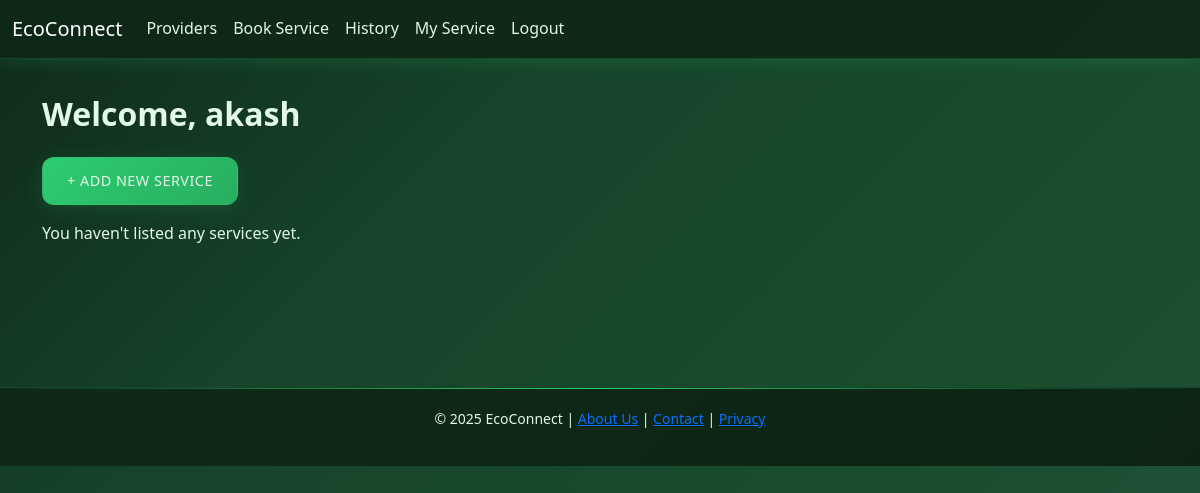
The page /provider-dashboard/ (signed in) on the database as committed earlier.
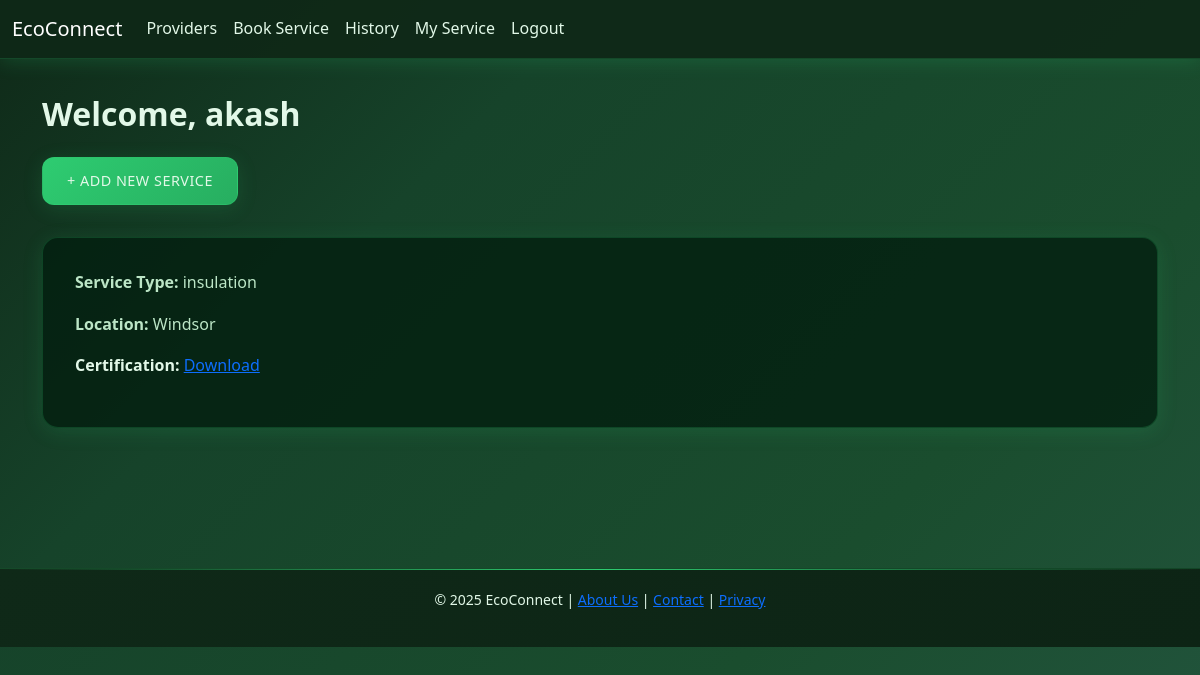
The same page on the database as committed later.
### services/models.py (models this page shows, shortened)
class ServiceProvider(models.Model):
    SERVICE_TYPES = [
        ('solar', 'Solar Installation'),
        ('insulation', 'Home Insulation'),
        ('compost', 'Compost Pickup'),
        ('rainwater', 'Rainwater Harvesting'),
    ]
    user = models.ForeignKey(User, on_delete=models.CASCADE)
    name = models.CharField(max_length=100)
    service_type = models.CharField(max_length=50, choices=SERVICE_TYPES)
    location = models.CharField(max_length=100)
    certification = models.FileField(upload_to='certifications/', null=True, blank=True)

### services/views.py (the view)
# urls.py: path('provider-dashboard/', views.provider_dashboard, name='provider_dashboard'),
@login_required
def provider_dashboard(request):
    providers = ServiceProvider.objects.filter(user=request.user)
    return render(request, 'services/provider_dashboard.html', {'providers': providers})

### services/templates/services/provider_dashboard.html
{% extends 'services/base.html' %}
{% block content %}
<h2>Welcome, {{ user.username }}</h2>
<a href="{% url 'create_provider' %}" class="btn btn-success mb-3">+ Add New Service</a>
{% if providers %}
  {% for provider in providers %}
    <div class="card mt-3">
      <div class="card-body">
        <p class="card-text"><strong>Service Type:</strong> {{ provider.service_type }}</p>
        <p class="card-text"><strong>Location:</strong> {{ provider.location }}</p>
        {% if provider.certification %}
          <p><strong>Certification:</strong> <a href="{{ provider.certification.url }}">Download</a></p>
        {% else %}
          <p><em>No certification uploaded.</em></p>
        {% endif %}
      </div>
    </div>
  {% endfor %}
{% else %}
  <p>You haven't listed any services yet.</p>
{% endif %}
{% endblock %}

Rows that differ between the two databases and show on the page:
added ServiceProvider: service_type "insulation", location "Windsor"
Other text that changed with them:
text no longer shown: "You haven't listed any services yet."
